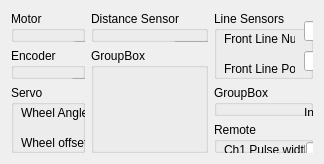
        <widget class="QWidget" name="tab_General">
         <property name="focusPolicy">
          <enum>Qt::NoFocus</enum>
         </property>
         <property name="acceptDrops">
          <bool>false</bool>
         </property>
         <property name="autoFillBackground">
          <bool>false</bool>
         </property>
         <attribute name="title">
          <string>General Data</string>
         </attribute>
         <layout class="QGridLayout" name="gridLayout_2" rowstretch="0,0,0,0">
          <item row="1" column="0">
           <widget class="QGroupBox" name="groupBox_GeneralEncoder">
            <property name="title">
             <string>Encoder</string>
            </property>
            <widget class="QLineEdit" name="lineEdit_GeneralEncoderCounter">
             <property name="geometry">
              <rect>
               <x>60</x>
               <y>30</y>
               <width>81</width>
               <height>20</height>
              </rect>
             </property>
            </widget>
            <widget class="QLabel" name="label_GeneralEncoderCounter">
             <property name="geometry">
              <rect>
               <x>10</x>
               <y>30</y>
               <width>47</width>
               <height>13</height>
              </rect>
             </property>
             <property name="text">
              <string>Counter</string>
             </property>
            </widget>
            <widget class="QLineEdit" name="lineEdit_GeneralEncoderSpeed">
             <property name="geometry">
              <rect>
               <x>60</x>
               <y>60</y>
               <width>81</width>
               <height>20</height>
              </rect>
             </property>
            </widget>
            <widget class="QLabel" name="label_GeneralEncoderSpeed">
             <property name="geometry">
              <rect>
               <x>10</x>
               <y>60</y>
               <width>47</width>
               <height>13</height>
              </rect>
             </property>
             <property name="text">
              <string>Speed</string>
             </property>
            </widget>
           </widget>
          </item>
          <item row="0" column="1">
           <widget class="QGroupBox" name="groupBox_3">
            <property name="title">
             <string>Distance Sensor</string>
            </property>
            <widget class="QLineEdit" name="lineEdit_2">
             <property name="geometry">
              <rect>
               <x>82</x>
               <y>30</y>
               <width>61</width>
               <height>20</height>
              </rect>
             </property>
            </widget>
            <widget class="QLabel" name="label_2">
             <property name="geometry">
              <rect>
               <x>10</x>
               <y>30</y>
               <width>71</width>
               <height>16</height>
              </rect>
             </property>
             <property name="text">
              <string>FrontDistance</string>
             </property>
            </widget>
           </widget>
          </item>
          <item row="0" column="0">
           <widget class="QGroupBox" name="groupBox_2">
            <property name="title">
             <string>Motor</string>
            </property>
            <widget class="QLineEdit" name="lineEdit">
             <property name="geometry">
              <rect>
               <x>62</x>
               <y>30</y>
               <width>81</width>
               <height>20</height>
              </rect>
             </property>
            </widget>
            <widget class="QLabel" name="label">
             <property name="geometry">
              <rect>
               <x>10</x>
               <y>30</y>
               <width>47</width>
               <height>13</height>
              </rect>
             </property>
             <property name="text">
              <string>Speed</string>
             </property>
            </widget>
           </widget>
          </item>
          <item row="3" column="2">
           <widget class="QGroupBox" name="groupBox_GeneralRemote">
            <property name="title">
             <string>Remote</string>
            </property>
            <widget class="QLineEdit" name="lineEdit_GeneralRemoteCh1">
             <property name="geometry">
              <rect>
               <x>92</x>
               <y>20</y>
               <width>51</width>
               <height>20</height>
              </rect>
             </property>
            </widget>
            <widget class="QLabel" name="label_GeneralRemoteCh1">
             <property name="geometry">
              <rect>
               <x>10</x>
               <y>20</y>
               <width>81</width>
               <height>16</height>
              </rect>
             </property>
             <property name="text">
              <string>Ch1 Pulse width</string>
             </property>
            </widget>
            <widget class="QLabel" name="label_GeneralRemoteCh2">
             <property name="geometry">
              <rect>
               <x>10</x>
               <y>50</y>
               <width>81</width>
               <height>16</height>
              </rect>
             </property>
             <property name="text">
              <string>Ch2 Pulse width</string>
             </property>
            </widget>
            <widget class="QLineEdit" name="lineEdit_GeneralRemoteCh2">
             <property name="geometry">
              <rect>
               <x>90</x>
               <y>50</y>
               <width>51</width>
               <height>20</height>
              </rect>
             </property>
            </widget>
            <widget class="QLabel" name="label_GeneralRemoteCh3">
             <property name="geometry">
              <rect>
               <x>10</x>
               <y>80</y>
               <width>81</width>
               <height>16</height>
              </rect>
             </property>
             <property name="text">
              <string>Ch3 Pulse width</string>
             </property>
            </widget>
            <widget class="QLineEdit" name="lineEdit_GeneralRemoteCh3">
             <property name="geometry">
              <rect>
               <x>90</x>
               <y>80</y>
               <width>51</width>
               <height>20</height>
              </rect>
             </property>
            </widget>
           </widget>
          </item>
          <item row="2" column="0" rowspan="2">
           <widget class="QGroupBox" name="groupBox_6">
            <property name="title">
             <string>Servo</string>
            </property>
            <widget class="QLabel" name="label_7">
             <property name="geometry">
              <rect>
               <x>10</x>
               <y>20</y>
               <width>71</width>
               <height>16</height>
              </rect>
             </property>
             <property name="text">
              <string>Wheel Angle</string>
             </property>
            </widget>
            <widget class="QLineEdit" name="lineEdit_7">
             <property name="geometry">
              <rect>
               <x>80</x>
               <y>20</y>
               <width>51</width>
               <height>20</height>
              </rect>
             </property>
            </widget>
            <widget class="QLabel" name="label_12">
             <property name="geometry">
              <rect>
               <x>10</x>
               <y>50</y>
               <width>71</width>
               <height>16</height>
              </rect>
             </property>
             <property name="text">
              <string>Wheel offset</string>
             </property>
            </widget>
            <widget class="QLineEdit" name="lineEdit_12">
             <property name="geometry">
              <rect>
               <x>80</x>
               <y>50</y>
               <width>51</width>
               <height>20</height>
              </rect>
             </property>
            </widget>
            <widget class="QLabel" name="label_13">
             <property name="geometry">
              <rect>
               <x>10</x>
               <y>80</y>
               <width>71</width>
               <height>16</height>
              </rect>
             </property>
             <property name="text">
              <string>Timer value</string>
             </property>
            </widget>
            <widget class="QLineEdit" name="lineEdit_13">
             <property name="geometry">
              <rect>
               <x>80</x>
               <y>80</y>
               <width>51</width>
               <height>20</height>
              </rect>
             </property>
            </widget>
           </widget>
          </item>
          <item row="0" column="2" rowspan="2">
           <widget class="QGroupBox" name="groupBox_4">
            <property name="title">
             <string>Line Sensors</string>
            </property>
            <widget class="QLabel" name="label_3">
             <property name="geometry">
              <rect>
               <x>10</x>
               <y>20</y>
               <width>71</width>
               <height>16</height>
              </rect>
             </property>
             <property name="text">
              <string>Front Line Num</string>
             </property>
            </widget>
            <widget class="QLineEdit" name="lineEdit_3">
             <property name="geometry">
              <rect>
               <x>90</x>
               <y>10</y>
               <width>51</width>
               <height>20</height>
              </rect>
             </property>
            </widget>
            <widget class="QLabel" name="label_4">
             <property name="geometry">
              <rect>
               <x>10</x>
               <y>50</y>
               <width>71</width>
               <height>16</height>
              </rect>
             </property>
             <property name="text">
              <string>Front Line Pos</string>
             </property>
            </widget>
            <widget class="QLabel" name="label_5">
             <property name="geometry">
              <rect>
               <x>10</x>
               <y>70</y>
               <width>81</width>
               <height>31</height>
              </rect>
             </property>
             <property name="autoFillBackground">
              <bool>false</bool>
             </property>
             <property name="text">
              <string>Rear Line Count</string>
             </property>
            </widget>
            <widget class="QLineEdit" name="lineEdit_4">
             <property name="geometry">
              <rect>
               <x>90</x>
               <y>70</y>
               <width>51</width>
               <height>20</height>
              </rect>
             </property>
            </widget>
            <widget class="QLineEdit" name="lineEdit_5">
             <property name="geometry">
              <rect>
               <x>90</x>
               <y>40</y>
               <width>51</width>
               <height>20</height>
              </rect>
             </property>
            </widget>
            <widget class="QLabel" name="label_6">
             <property name="geometry">
              <rect>
               <x>10</x>
               <y>100</y>
               <width>71</width>
               <height>16</height>
              </rect>
             </property>
             <property name="text">
              <string>Rear Line Pos</string>
             </property>
            </widget>
            <widget class="QLineEdit" name="lineEdit_6">
             <property name="geometry">
              <rect>
               <x>90</x>
               <y>100</y>
               <width>51</width>
               <height>20</height>
              </rect>
             </property>
            </widget>
           </widget>
          </item>
          <item row="1" column="1" rowspan="3">
           <widget class="QGroupBox" name="groupBox_5">
            <property name="title">
             <string>GroupBox</string>
            </property>
           </widget>
          </item>
          <item row="2" column="2">
           <widget class="QGroupBox" name="groupBox_GeneralUiBoard">
            <property name="title">
             <string>GroupBox</string>
            </property>
            <widget class="QCheckBox" name="checkBox_GeneralUiBoardNumberForce">
             <property name="geometry">
              <rect>
               <x>170</x>
               <y>40</y>
               <width>51</width>
               <height>17</height>
              </rect>
             </property>
             <property name="text">
              <string>Force</string>
             </property>
            </widget>
            <widget class="QLineEdit" name="lineEdit_GeneralUiBoard7SegOut">
             <property name="geometry">
              <rect>
               <x>120</x>
               <y>40</y>
               <width>31</width>
               <height>20</height>
              </rect>
             </property>
            </widget>
            <widget class="QLineEdit" name="lineEdit_GeneralUiBoard7SegIn">
             <property name="geometry">
              <rect>
               <x>80</x>
               <y>40</y>
               <width>31</width>
               <height>20</height>
              </rect>
             </property>
            </widget>
            <widget class="QLabel" name="label_GeneralUiBoard7Seg">
             <property name="geometry">
              <rect>
               <x>10</x>
               <y>40</y>
               <width>61</width>
               <height>16</height>
              </rect>
             </property>
             <property name="text">
              <string>7 seg display</string>
             </property>
            </widget>
            <widget class="QLabel" name="label_GeneralUiBoard7SegIn">
             <property name="geometry">
              <rect>
               <x>90</x>
               <y>20</y>
               <width>16</width>
               <height>16</height>
              </rect>
             </property>
             <property name="text">
              <string>In</string>
             </property>
            </widget>
            <widget class="QLabel" name="label_GeneralUiBorad7SegForce">
             <property name="geometry">
              <rect>
               <x>130</x>
               <y>20</y>
               <width>21</width>
               <height>16</height>
              </rect>
             </property>
             <property name="text">
              <string>Out</string>
             </property>
            </widget>
           </widget>
          </item>
         </layout>
        </widget>
